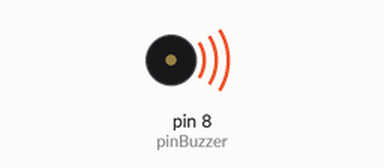
Recording of a sketch running on a simulated Arduino Uno, built with avr-gcc and run on an emulated ATmega328P. Shown: buzzer (waves = sounding). What the sketch prints to the serial monitor is not drawn.

Above: at 0.1 s.
At 8.8 s:
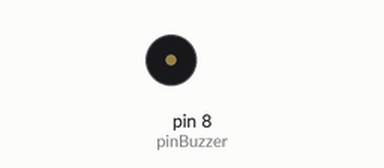
Timing chart, 0 to 10.3 s (numbered marks = the images above):
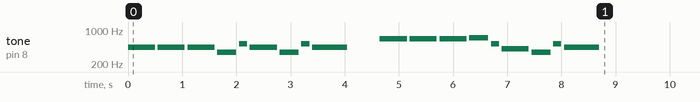

The sketch:

Taller-Buzzer.ino
```cpp
// (licence header left out)
// ---- Bibliotecas
#include "Notas.h"

// ---- Constantes
#define pinBuzzer 8

// -- Variables

void setup() {
  Serial.begin(9600);
  Serial.println("Taller - Buzzer | JVC 2018");
  PlayStarWars();
}  // void setup

void loop() {
}  // void loop

void PlayStarWars() {
  int numNotas = 20;
  int notas[]    = {a  , a  , a  , f  , cH , a  , f  , cH , a  , 0  , eH , eH , eH , fH , cH , gS , f  , cH , a  , 0  };
  int duracion[] = {500, 500, 500, 350, 150, 500, 350, 150, 650, 500, 500, 500, 500, 350, 150, 500, 350, 150, 650, 500};

  for (int i = 0 ; i < numNotas ; i++) {
    if (notas[i] > 0) {
      tone(pinBuzzer, notas[i], duracion[i]);
    }
    delay(duracion[i]);
    noTone(pinBuzzer);

    delay(50);
  }  // for
}  // void PlayStarWars
```

Notas.h
```cpp
#define c   261
#define d   294
#define e   329
#define f   349
#define g   391
#define gS  415
#define a   440
#define aS  455
#define b   466
#define cH  523
#define cSH 554
#define dH  587
#define dSH 622
#define eH  659
#define fH  698
#define fSH 740
#define gH  784
#define gSH 830
#define aH  880
```
